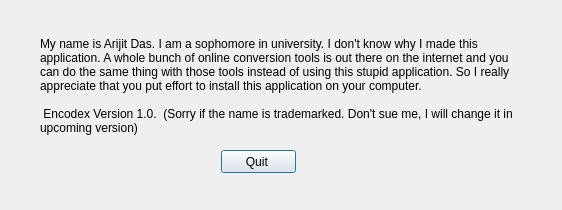
<?xml version="1.0" encoding="UTF-8"?>
<ui version="4.0">
 <class>Dialog</class>
 <widget class="QDialog" name="Dialog">
  <property name="geometry">
   <rect>
    <x>0</x>
    <y>0</y>
    <width>562</width>
    <height>210</height>
   </rect>
  </property>
  <property name="minimumSize">
   <size>
    <width>562</width>
    <height>210</height>
   </size>
  </property>
  <property name="maximumSize">
   <size>
    <width>562</width>
    <height>210</height>
   </size>
  </property>
  <property name="windowTitle">
   <string>About</string>
  </property>
  <widget class="QLabel" name="label">
   <property name="geometry">
    <rect>
     <x>40</x>
     <y>4</y>
     <width>481</width>
     <height>121</height>
    </rect>
   </property>
   <property name="text">
    <string>My name is Arijit Das. I am a sophomore in university. I don't know why I made this application. A whole bunch of online conversion tools is out there on the internet and you can do the same thing with those tools instead of using this stupid application. So I really appreciate that you put effort to install this application on your computer.</string>
   </property>
   <property name="wordWrap">
    <bool>true</bool>
   </property>
  </widget>
  <widget class="QLabel" name="label_2">
   <property name="geometry">
    <rect>
     <x>40</x>
     <y>100</y>
     <width>501</width>
     <height>41</height>
    </rect>
   </property>
   <property name="text">
    <string> Encodex Version 1.0.  (Sorry if the name is trademarked. Don't sue me, I will change it in upcoming version)</string>
   </property>
   <property name="wordWrap">
    <bool>true</bool>
   </property>
  </widget>
  <widget class="QPushButton" name="pushButton">
   <property name="geometry">
    <rect>
     <x>221</x>
     <y>150</y>
     <width>75</width>
     <height>23</height>
    </rect>
   </property>
   <property name="text">
    <string>Quit </string>
   </property>
  </widget>
 </widget>
 <resources/>
 <connections>
  <connection>
   <sender>pushButton</sender>
   <signal>clicked()</signal>
   <receiver>Dialog</receiver>
   <slot>close()</slot>
   <hints>
    <hint type="sourcelabel">
     <x>258</x>
     <y>161</y>
    </hint>
    <hint type="destinationlabel">
     <x>280</x>
     <y>104</y>
    </hint>
   </hints>
  </connection>
 </connections>
</ui>
